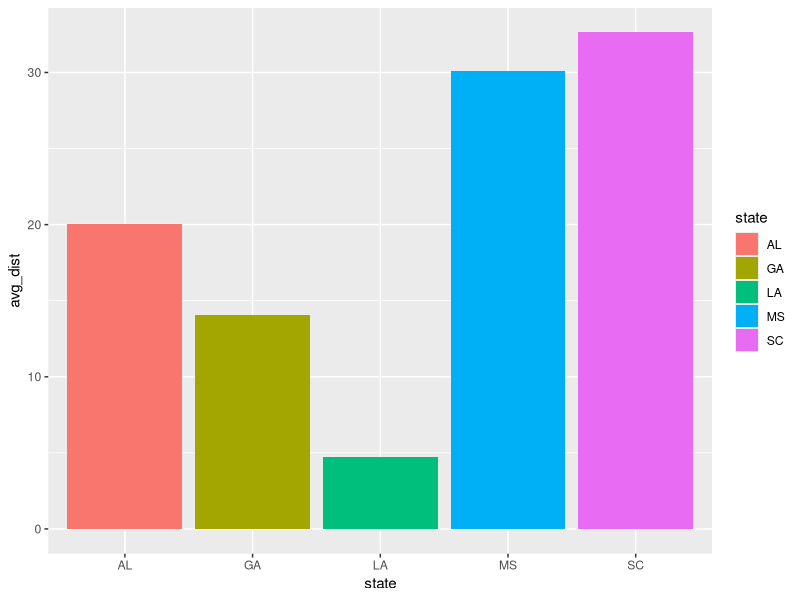

Write the R code that produced this figure.
library(tidyverse)
haversine <- function(long1, lat1, long2, lat2, round = 3) {
  # convert to radians
  long1 = long1 * pi / 180
  lat1  = lat1  * pi / 180
  long2 = long2 * pi / 180
  lat2  = lat2  * pi / 180
  
  R = 6371 # Earth mean radius in km
  
  a = sin((lat2 - lat1)/2)^2 + cos(lat1) * cos(lat2) * sin((long2 - long1)/2)^2
  d = R * 2 * asin(sqrt(a))
  
  return( round(d,round) ) # distance in km
}
dn <- read_csv("data/dennys.csv")
lq <- read_csv("data/laquinta.csv")

#How many Denny’s locations are there in Alaska?
dn_ak <- dn %>%
  filter(state %in% c("AK"))
#There are three locations in alaska.

#How many La Quinta locations are there in Alaska?
lq_ak <- lq %>%
  filter(state %in% c("AK"))
#there are two la Quinta's in Alaska.

ak_all <- full_join(dn_ak,lq_ak,by="state")

#How many observations in the full join and what are the variable names (you may use the
#glimpse function and paste your results as a comment in your script.

#Rows: 6
#Columns: 11
#$ address.x   <chr> "2900 Denali", "2900 Denali", "3850 Debarr Ro...
#$ city.x      <chr> "Anchorage", "Anchorage", "Anchorage", "Ancho...
#$ state       <chr> "AK", "AK", "AK", "AK", "AK", "AK"
#$ zip.x       <chr> "99503", "99503", "99508", "99508", "99701", ...
#$ longitude.x <dbl> -149.8767, -149.8767, -149.8090, -149.8090, -...
#$ latitude.x  <dbl> 61.1953, 61.1953, 61.2097, 61.2097, 64.8366, ...
#$ address.y   <chr> "3501 Minnesota Dr.", "4920 Dale Rd", "3501 M...
#$ city.y      <chr> "\nAnchorage", "\nFairbanks", "\nAnchorage", ...
#$ zip.y       <chr> "99503", "99709", "99503", "99709", "99503", ...
#$ longitude.y <dbl> -149.9119, -147.8660, -149.9119, -147.8660, -...
#$ latitude.y  <dbl> 61.18843, 64.82426, 61.18843, 64.82426, 61.18...



#What are the closest locations? Copy your output in your script and
#comment it out.
ak_all <- ak_all %>%
  mutate(distance = haversine(longitude.x,latitude.x,longitude.y,latitude.y))
ak_min <- ak_all %>%
  group_by(city.x,address.x) %>%
  summarise(.,min(distance))
#1 Anchorage 2900 Denali                 2.04
#2 Anchorage 3850 Debarr Road            6.00
#3 Fairbanks 1929 Airport Way            5.20

#What are the closest locations? Copy your output in your
#script and comment it out.
ds_states <- c("AL","SC","MS","GA","LA")
dn_ds <- dn %>%
  filter(state %in% ds_states)
lq_ds <- lq %>%
  filter(state %in% ds_states)

ds_all <- full_join(dn_ds,lq_ds,by="state")
ds_all <- ds_all %>%
  mutate(distance = haversine(longitude.x,latitude.x,longitude.y,latitude.y))
ds_min <- ds_all %>%
  group_by(state,city.x,address.x) %>%
  summarise(.,distance =min(distance)) %>%
  ungroup() %>%
  arrange(distance)

ds_min <- ds_min %>% 
  arrange(distance)
#1 LA    Metairie     5910 Veterans                 0.02 
#2 GA    Augusta      3026 Washington Rd            0.024
#3 GA    Savannah     6801 Abercorn St              0.07 
#4 AL    Huntsville   4874 University Drive         0.133
#5 GA    Columbus     3239 MacOn Rd                 0.224
#6 GA    Locust Grove 1020 Tanger Rd                0.224
#7 LA    Bossier City 1832 Old Minden Road          0.266
#8 AL    Cullman      5931 Alabama Highway, #157    0.325
#9 GA    Valdosta     1328 St Augustine Rd          0.434
#10 GA    Savannah     1 Gateway Blvd                0.588

# Copy your output in your script and comment it out.
ds_count <- ds_min %>%
  group_by(state) %>%
  count(state)
#1 AL 7
#2 GA 22
#3 LA 4
#4 MS 5
#5 SC 17
ds_avg <- ds_min %>%
  group_by(state) %>%
  summarise(avg_dist = mean(distance))

ds_avg %>%
  ggplot() +
  geom_col(mapping=aes(x=state, y=avg_dist, fill=state))

#On average, in which state are Denny’s and La Quinta the furthest apart? On
#average, in which state are they the closest?

#the distance between La Quinta and Denny's is lowest in LA and greatest in SC
